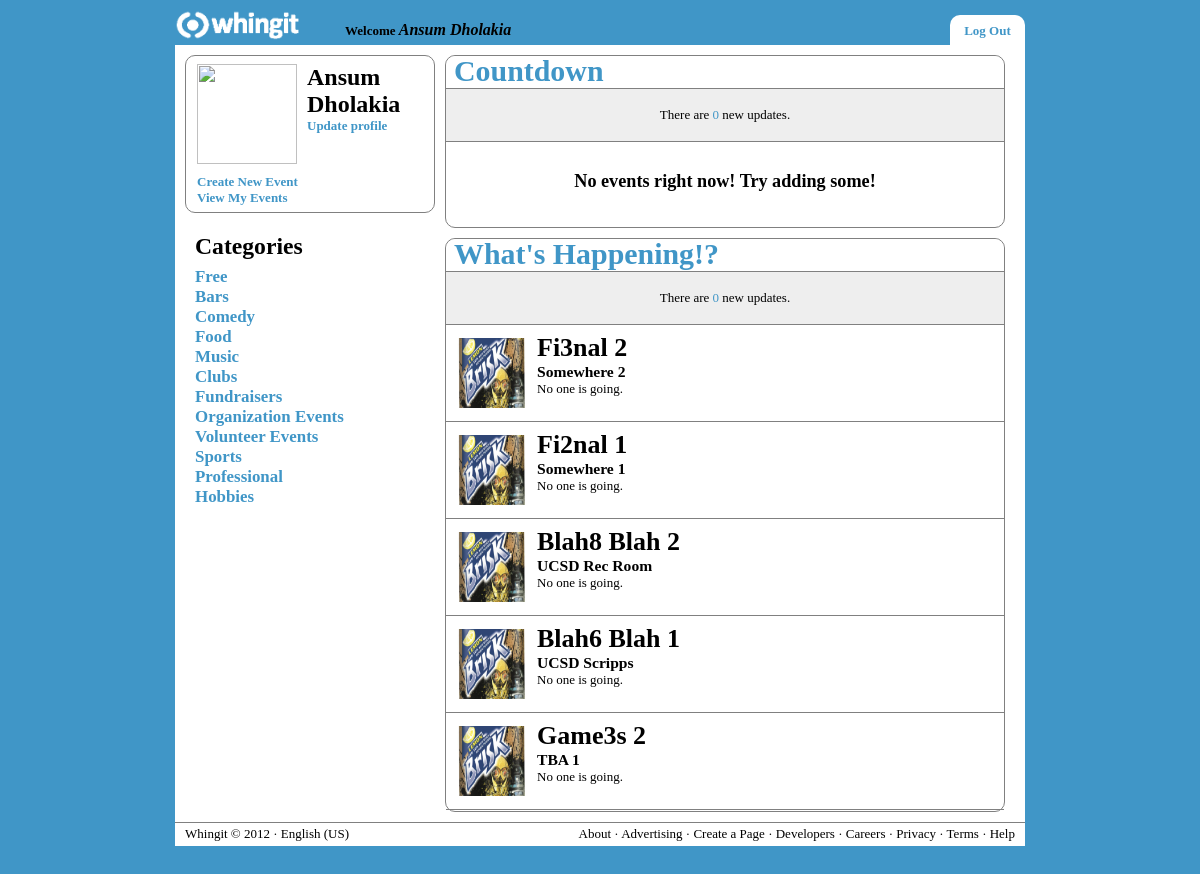
The app's page /index.php (signed in) with its own data.
### tables this page shows
CREATE TABLE `events` (
  `id` int(11) NOT NULL AUTO_INCREMENT,
  `name` varchar(100) DEFAULT NULL,
  `time` datetime DEFAULT NULL,
  `location` varchar(100) DEFAULT NULL,
  `creator` int(11) NOT NULL,
  `imageID` int(11) DEFAULT NULL,
  PRIMARY KEY (`id`),
  FOREIGN KEY (`creator`) REFERENCES user(`id`)
  ON DELETE CASCADE ON UPDATE CASCADE
);

### src/php/eventBox_feed.php (the view)
<?php
  $row = $_GET['event_info'];
?>
<div class="eventbox" id="<?php echo $row['id']; ?>">
<img src="/res/images/photo.jpg" width="70" height="70" style="margin: 5px 10px 10px 0px; float:left;vertical-align: bottom;">
<?php
  echo "<h1 class=\"eventbox_text\">" . $row['name'] . "</h1>";
  echo "<h2 class=\"eventbox_text\">" . $row['location'] . "</h2>";
  getAttendees($row['id']);
?>
</div>

### src/php/header.php (shortened to what this page needs)
<!DOCTYPE html PUBLIC "-//W3C//DTD XHTML 1.0 Transitional//EN" "http://www.w3.org/TR/xhtml1/DTD/xhtml1-transitional.dtd">
<html xmlns="http://www.w3.org/1999/xhtml">
<head>
  <link rel="stylesheet" type="text/css" href="/src/css/style.css" />
  <link rel="stylesheet" type="text/css" href="/src/css/eventbox.css" />
</head>
<body>
<div class="header"></div>
<div class="container1">
  <div class="top_bar">
  <div class="logo">
    <a href="/index.php"><img src="/res/images/logo.gif" height="30px"/></a>
  </div>
  <div class="menu_bar">
<?php if(isset($_SESSION['LOGGEDIN']) && $_SESSION['LOGGEDIN']==1)
		 {
?>
    <div class="logout_box rounded-topcorners">
      <a href="/src/php/logout.php" title="Logout">Log Out</a>
    </div>
<?php
		}
?>
  </div>
<?php if(isset($_SESSION['LOGGEDIN']) && $_SESSION['LOGGEDIN']==1)
			{
				?>
				<b><br><font color="#000000">Welcome </font> <i>
				<font size="3" color="#000000"><?php echo $_SESSION['username']?></font></i></b>
	         <?php
		    }
				?>
  <br>
  </div>
  <div class="container">

### index.php
<?php
  include './src/php/header.php';
  if(!isset($_SESSION['LOGGEDIN']) || $_SESSION['LOGGEDIN']==0)
  {
    include './src/php/login.php';
  } else if(isset($_SESSION['LOGGEDIN']) && $_SESSION['LOGGEDIN']==1) {
		include './src/php/sidebar.php';
?>
    <div class="content">
      <?php include './src/php/countdown.php'; ?>
      <?php include './src/php/feed.php'; ?>
    </div>
<?php
	}
	include './src/php/footer.php';
?>

### src/php/sidebar.php (shortened to what this page needs)
<?php
  if(isset($_SESSION['id'])) {
    $id = $_SESSION['id'];
  } else {
    $id = 0;
  }
?>
<div class="sidebar1">
<div class="rounded-corners">
  <div class="user_panel">
    <table cellspacing="0" cellpadding="0" border="0">
    <tr>
      <td>
        <img src="/src/php/image.php?uid=<?php echo $id;?>" width="100" height = "100">
      </td>
      <td width="10px">
      </td>
      <td style="vertical-align:top">
        <font size="5em"><?php echo $_SESSION['username']?> </font> <br />
        <a href="/src/php/updateProfile.php"> Update profile </a><br />
      </td>
    </tr>
    <tr height="10px">
    </tr>
      <td colspan="2">
        <a href="/src/php/createEventForm.php"> Create New Event </a> <br />
        <a href="/src/php/myEventsPage.php"> View My Events </a>
      </td>
    </table>
  </div>
</div>
<div class="categories">
  <h2>Categories</h2>
  <a href="#">Free</a><br />
  <a href="#">Bars</a><br />
  <a href="#">Comedy</a><br />
  <a href="#">Food</a><br />
  <a href="#">Music</a><br />
  <a href="#">Clubs</a><br />
  <a href="#">Fundraisers</a><br />
  <a href="#">Organization Events</a><br />
  <a href="#">Volunteer Events</a><br />
  <a href="#">Sports</a><br />
  <a href="#">Professional</a><br />
  <a href="#">Hobbies</a>
</div>
</div>

### src/php/countdown.php (shortened to what this page needs)
<?php
  include '/src/php/event_functions.php';
?>
<div class="rounded-corners" id="countdown_outer">
  <a href="#">
  <div class="panel_header rounded-topcorners" onclick="animatedcollapse.toggle('feed_outer')">
    <h1>Countdown</h1>
  </div>
  </a>
  <div class="countdown" id="countdown">
    <div id="countdown_notify">
      <?php
        include '/src/php/async_bar.php';
      ?>
    </div>
    <?php
      $currentCounter = 0;
    ?>
    <?php
      if ($currentCounter == 0) {
    ?>
        <div class="noevents">
          <h2>No events right now! Try adding some!</h2>
        </div>
    <?php
      }
    ?>
  </div>
</div>

### src/php/async_bar.php (shortened to what this page needs)
<?php
  $parent_id = $_GET['parent_id'];
?>
<div class="notification">
  <?php
    $numNotify = 0;
  ?>
  There are <a href="javascript:animatedcollapse.toggle('<?php echo $parent_id; ?>')">
  <?php echo $numNotify; ?></a> new updates.
</div>

### src/php/feed.php (shortened to what this page needs)
<?php
$action=$_GET['action'];
if($action <> "get") {
  include '/src/php/feed_load_first.php';
?>
<?php
} else {
  include 'feed_load_second.php';
}
?>

### src/php/feed_load_first.php (shortened to what this page needs)
<div class="rounded-corners" id="feed_outer">
  <a href="#">
  <div class="panel_header rounded-topcorners" onclick="animatedcollapse.toggle('countdown_outer')">
    <h1>What's Happening!?</h1>
  </div>
  </a>
  <div class="feed" id="feed">
    <div id="feed_notify">
      <?php
        include '/src/php/async_bar.php';
      ?>
    </div>
<?php
  $eventTab = mysql_query("SELECT * FROM events WHERE TIMEDIFF(NOW(),time) > 0 ORDER BY id DESC LIMIT 10");
  while($row = mysql_fetch_array($eventTab)) {
    include("eventBox_feed.php");
  }
?>
  </div>
</div>

### src/php/event_functions.php (shortened to what this page needs)
<?php
  function getAttendees($eventId) {
    $users = mysql_query("SELECT first_name FROM user, attend WHERE user.id=attend.attendee AND attend.id=$eventId");
    $total = mysql_num_rows($users);
    switch($total) {
      case 0:
        echo "No one";
        break;
    }
    $is_are = $total < 2 ? "is" : "are";
    echo " " . $is_are . " going.";
  }
?>

### src/php/footer.php (shortened to what this page needs)
  </div>
  <div class="footer">
    <div class="left-align">
    Whingit © 2012 · English (US)
    </div>
    <div class="right-align">
    About · Advertising · Create a Page · Developers · Careers · Privacy · Terms · Help
    </div>
  </div>
</div>
</body>
</html>

### src/css/style.css (style rules this page uses)
html { font-size: 100%; }
body { background-repeat: repeat-x; font-family: Calibri; font-size: 0.8125em; background-color: #4096c7; margin: 0; padding: 0; color: #000; }
h1, h2, h3, h4, h5, h6, p { margin-top: 0; }
h1 { font-size: 2.3em; margin: 0px; margin-top: -10px; font-weight: bold; }
h2 { color: #000000; font-size: 1.4em; margin: 0; padding-bottom: 7px; }
a img { border: none; }
a:link, a:visited { color: #4096c7; text-decoration: none; border: 0px; }
.rounded-corners { background-color: #FFFFFF; border: 1px solid gray; margin: 0 auto; margin-bottom: 10px; -moz-border-radius: 10px; -webkit-border-radius: 10px; -khtml-border-radius: 10px; behavior: url(/border-radius.htc); border-radius: 10px; }
.rounded-topcorners { background-color: #FFFFFF; -moz-border-radius-topleft: 10px; -moz-border-radius-topright: 10px; behavior: url(/border-radius.htc); border-top-left-radius: 10px; border-top-right-radius: 10px; }
.header { background-color: #4096c7; width: 100%; height: 45px; min-width: 880px; max-height: 50px; position: absolute; top: 0; left: -12; z-index: 1; }
.container1 { background-repeat: repeat-x; width: 850px; background-color: #FFFFFF; margin: 0px auto; position: relative; margin-bottom: 50px; margin-top: 5px; }
.top_bar { width: 850px; height: 40px; position: absolute; float: right; z-index: 3; }
.logo { width: 170px; height: 40px; padding-top: 5px; float: left; }
.menu_bar { width: 100px; height: 40px; float: right; }
.logout_box { width: 75px; font-weight: bold; text-align: center; color: #FFF; line-height: 2.5em; color: #000000; height: 75%; float: right; margin-top: 10px; }
.container { min-height: 700px; padding-top: 40px; margin: 0 auto; }
.sidebar1 { width: 250px; height: 100%; padding: 10px; padding-right: 0px; float: left; }
.user_panel { height: 140px; padding: 8px 11px 8px 11px; font-weight: bold; }
.categories { font-size: 1.3em; padding: 10px; padding-bottom: 0px; font-weight: bold; }
.content { width: 560px; padding: 10px; padding-bottom: 0px; float: left; }
.panel_header { padding: 8px; padding-bottom: 0px; color: #4096c7; background-color: #FFFFFF; }
.countdown { height: 100%; max-height: 345px; overflow: hidden; }
.feed { height: 100%; max-height: 540px; overflow: hidden; }
.footer { padding: 10px; padding-top: 3px; position: relative; clear: both; border-top: 1px solid gray; padding-bottom:20px; }
.left-align { float: left; }
.right-align { float: right; }

### src/css/eventbox.css (style rules this page uses)
.eventbox { height: 80px; padding: 8px 11px 8px 11px; border-top: 1px solid gray; overflow: hidden; }
h1.eventbox_text { color: #000000; font-weight: bolder; font-size: 2em; padding: 0; margin: 0; }
h2.eventbox_text { color: #000000; font-weight: bolder; font-size: 1.2em; padding: 0; margin: 0; }
.notification { line-height: 4em; border-top: 1px solid gray; overflow: hidden; background-color: #EEEEEE; text-align: center; }
.noevents { line-height: 6em; border-top: 1px solid gray; overflow: hidden; text-align: center; }

### records on screen
events: name "Fi3nal 2", location "Somewhere 2", shows "No one", is_are "is"
events: name "Fi2nal 1", location "Somewhere 1", shows "No one", is_are "is"
events: name "Blah8 Blah 2", location "UCSD Rec Room", shows "No one", is_are "is"
events: name "Blah6 Blah 1", location "UCSD Scripps", shows "No one", is_are "is"
events: name "Game3s 2", location "TBA 1", shows "No one", is_are "is"

### other values on screen
$_SESSION['username'] "Ansum Dholakia"
$numNotify "0 0"
